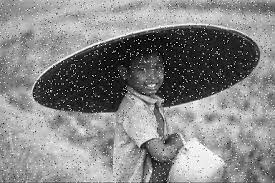
#> input picture pcd_script/a_noise_dua.jpg, 275 x 183 px
$ python suplemen9.py
#> lines starting #> are read from the running program, lines starting #| are printed output that depends on the picture; after the words box and inside, x2 and y2 are one past the last pixel; in counts of white or black regions, pixels touching at a corner belong together
import cv2
import numpy as np
imggambar = cv2.imread('a_noise_dua.jpg',0)
#> imggambar is the input picture: shape (183, 275); min 0, max 255, mean 133.9

kernel = np.ones((15,15),np.uint8)

(thresh, im_bw) = cv2.threshold(imggambar, 200, 255, cv2.THRESH_BINARY | cv2.THRESH_OTSU)
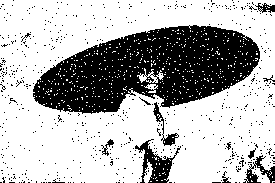
#> im_bw: shape (183, 275); 70.2% white; 623 black regions (612 under 20 px), largest, box (x1, y1, x2, y2) and area: (33, 25, 260, 114) 12456, (135, 139, 181, 183) 724, (243, 155, 275, 183) 321
#> thresh = 108

operasi = cv2.threshold(imggambar, 200, 255, cv2.THRESH_BINARY)

operasi = cv2.erode(imggambar,kernel,iterations = 1)
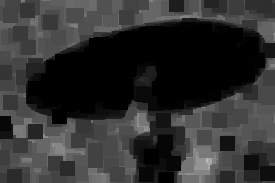
#> operasi: shape (183, 275); min 0, max 188, mean 47.3

operasi = cv2.dilate(imggambar,kernel,iterations = 1)
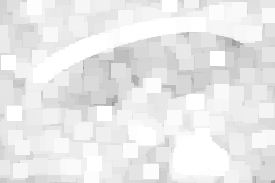
#> operasi: shape (183, 275); min 154, max 255, mean 233.4

tampil_hor=np.concatenate((im_bw,operasi),axis=1)
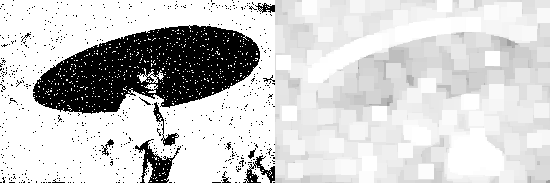
#> tampil_hor: shape (183, 550); min 0, max 255, mean 206.2
cv2.imshow('hasil',tampil_hor)
cv2.waitKey(0)
cv2.destroyAllWindows
